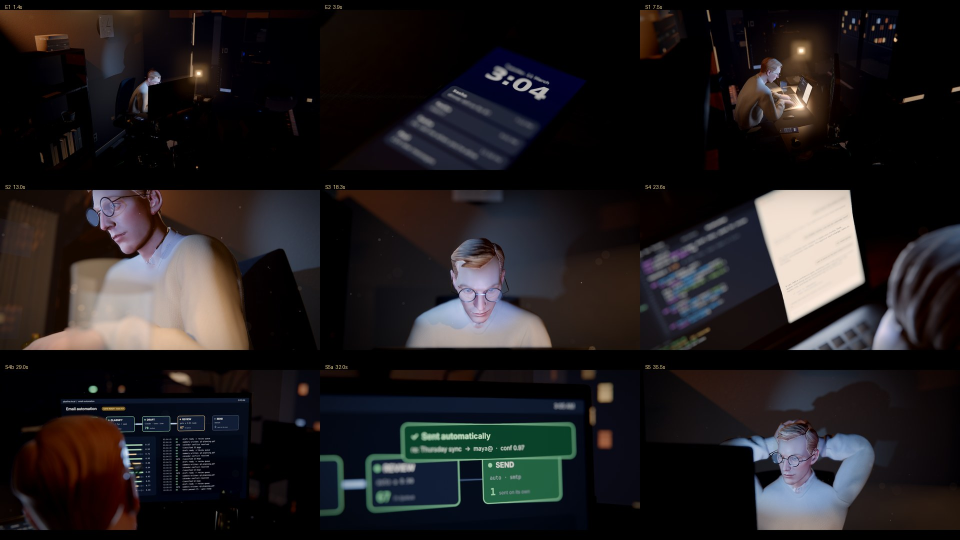
#> input picture deliver/claude_nine_intro_v2_shots.jpg, 1920 x 1080 px (shown at 1/2 size)
$ python post_grain.py ../deliver/claude_nine_intro_v2_shots.jpg
#> lines starting #> are read from the running program, lines starting #| are printed output that depends on the picture
"""Film grain for rendered frames (deterministic per frame index), applied after Blender's compositor.

    python3 tools/post_grain.py IN.png OUT.jpg [--frame N] [--amount 0.035]
Grain is luminance-weighted (strongest in the mids, like film), slightly coarse, monochrome.
"""
import sys

import numpy as np
from PIL import Image, ImageFilter


def grain(img, frame=0, amount=0.035):
#> called with frame = 0, amount = 0.035
    rng = np.random.default_rng(1000 + frame)
    a = np.asarray(img.convert("RGB"), dtype=np.float32) / 255.0
    h, w, _ = a.shape
#> h = 1080; w = 1920
    n = rng.normal(0.0, 1.0, (h // 2 + 1, w // 2 + 1)).astype(np.float32)
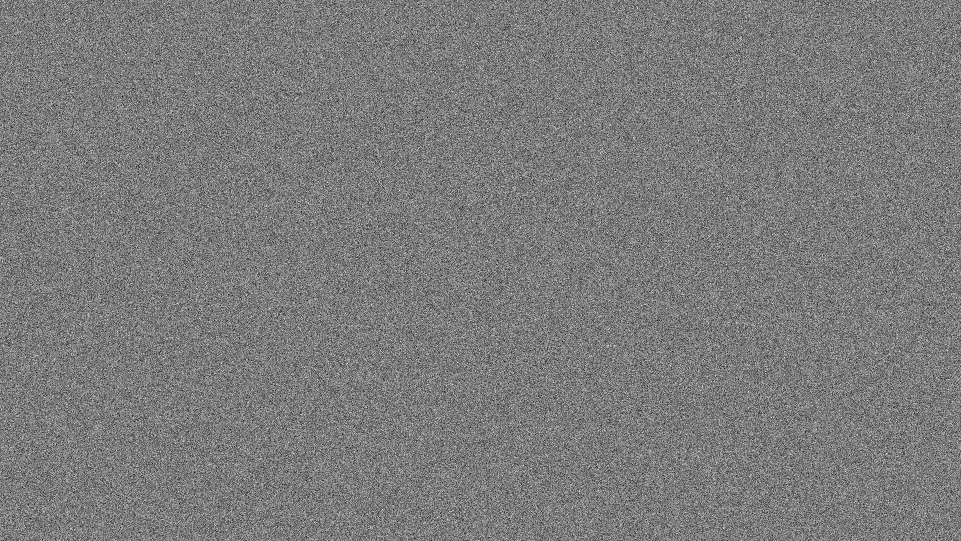
#> n: shape (541, 961) float32; min -4.77, max 5.05, mean -0.000526; drawn with min black and max white
    n = np.asarray(Image.fromarray(((n * 0.25 + 0.5) * 255).clip(0, 255).astype(np.uint8)).resize((w, h), Image.BILINEAR)
                   .filter(ImageFilter.GaussianBlur(0.6)), dtype=np.float32) / 255.0 - 0.5
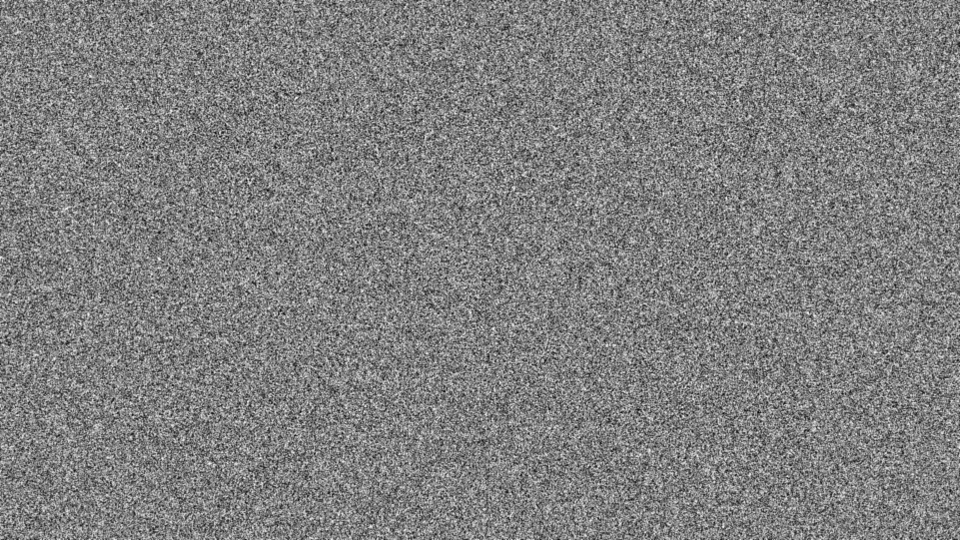
#> n: shape (1080, 1920) float32 (shown at 1/2 size); min -0.48, max 0.473, mean -0.00199; drawn with min black and max white
    lum = a.mean(axis=2, keepdims=True)
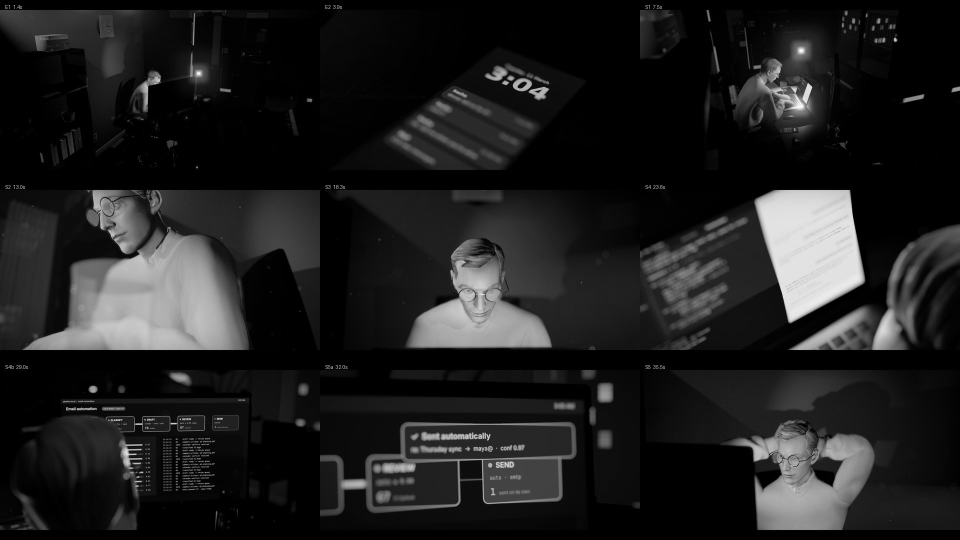
#> lum: shape (1080, 1920, 1) float32 (shown at 1/2 size); min 0, max 0.988, mean 0.123
    weight = 4.0 * lum * (1.0 - lum) + 0.25
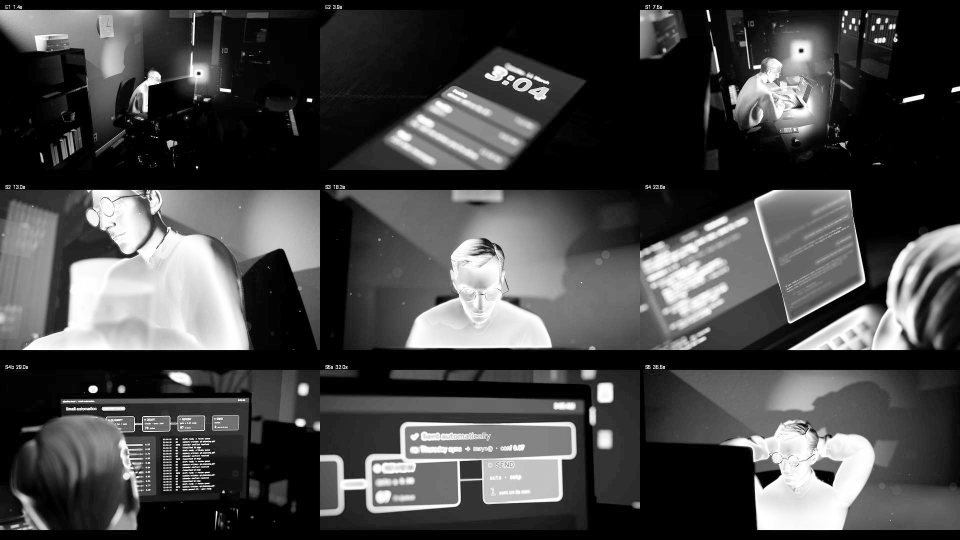
#> weight: shape (1080, 1920, 1) float32 (shown at 1/2 size); min 0.25, max 1.25, mean 0.524; drawn with min black and max white
    out = np.clip(a + n[..., None] * amount * 4.0 * weight, 0, 1)
    return Image.fromarray((out * 255).astype(np.uint8))


if __name__ == "__main__":
    args = sys.argv[1:]
    frame = int(args[args.index("--frame") + 1]) if "--frame" in args else 0
    amount = float(args[args.index("--amount") + 1]) if "--amount" in args else 0.035
#> (the run stopped early here; a loop or call above may not have finished)

$ run again, on deliver/env_parity_cycles_vs_threejs.jpg
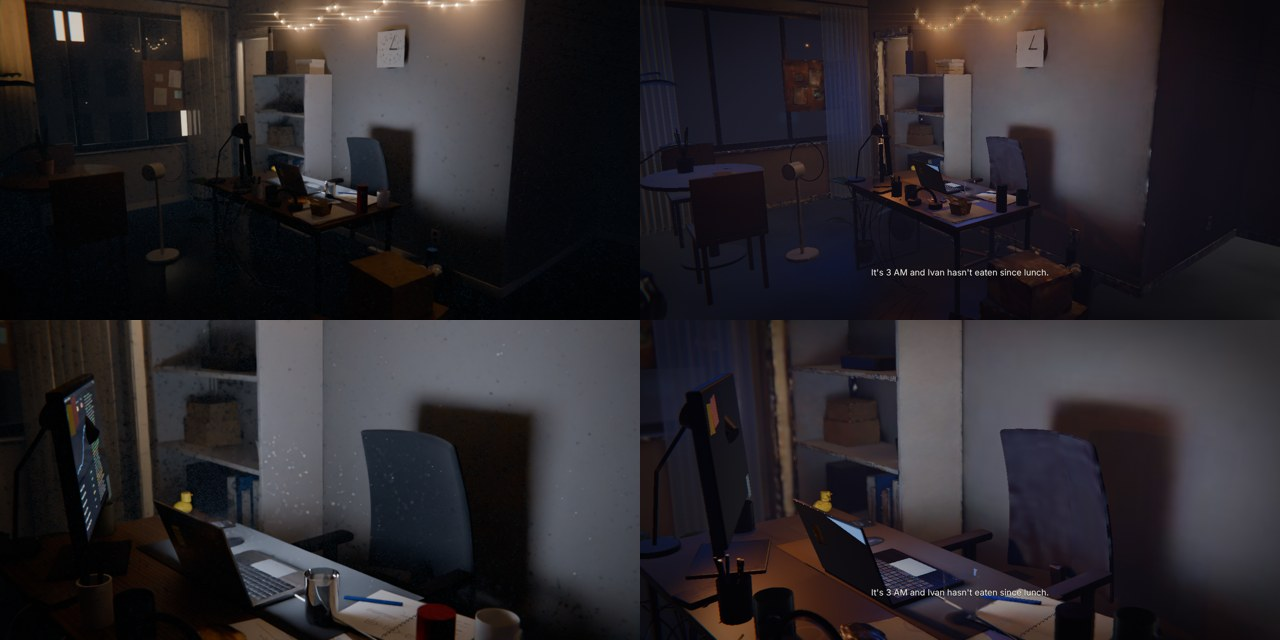
#> input picture deliver/env_parity_cycles_vs_threejs.jpg, 1280 x 640 px
#> in grain, `n = np.asarray(Image.fromarray(((n * 0.25 + 0.5) * 255).clip(0, 255).a..`:
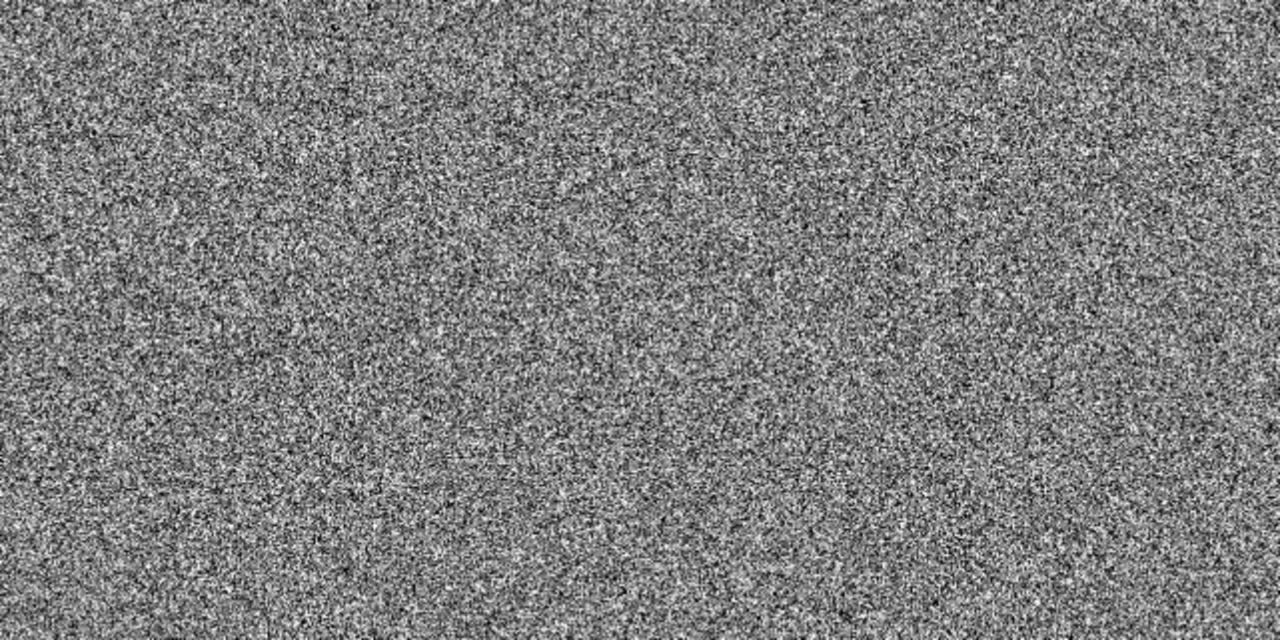
#> n: shape (640, 1280) float32; min -0.461, max 0.457, mean -0.00234; drawn with min black and max white
#> in grain, `weight = 4.0 * lum * (1.0 - lum) + 0.25`:
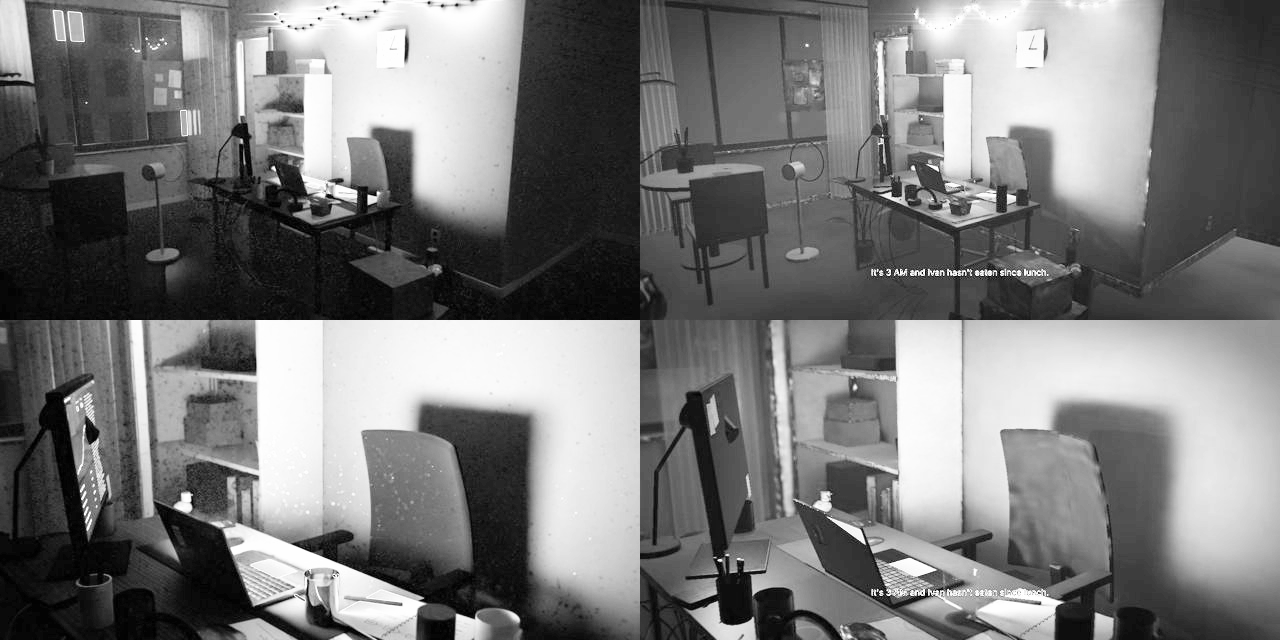
#> weight: shape (640, 1280, 1) float32; min 0.25, max 1.25, mean 0.726; drawn with min black and max white
